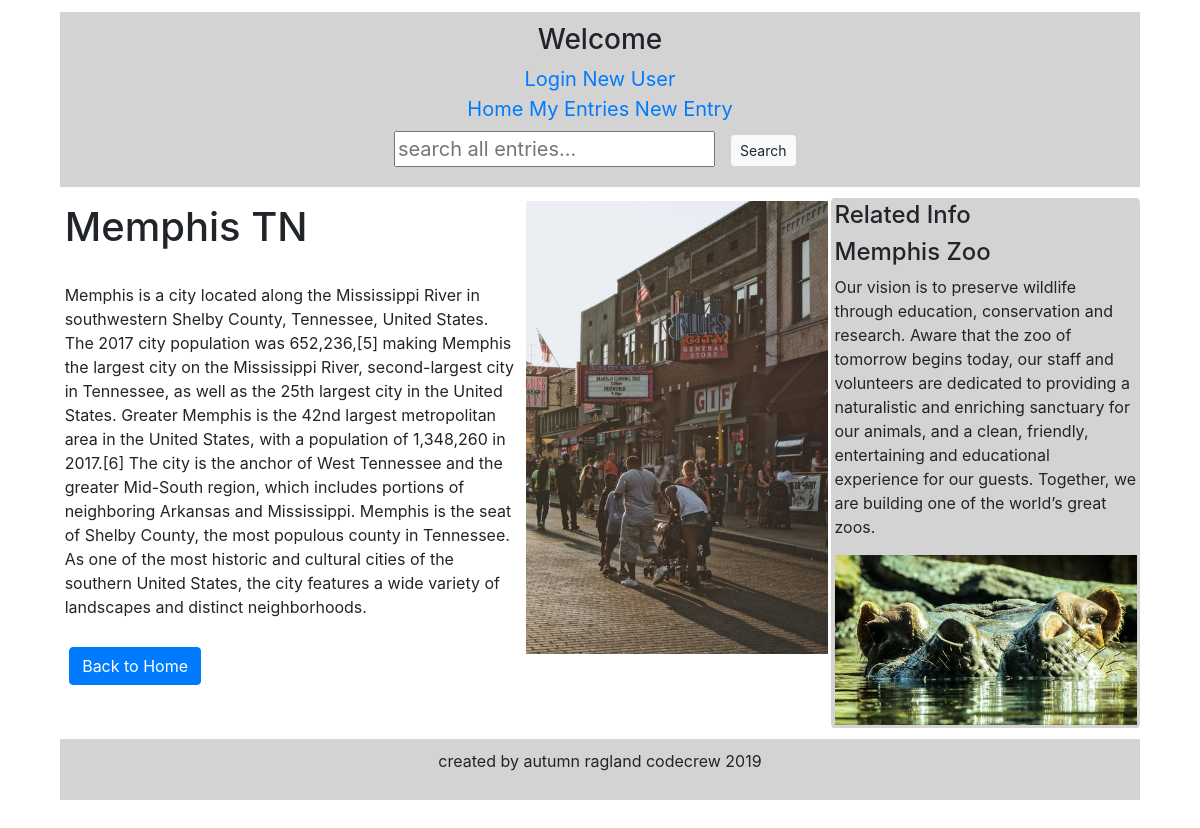
The app's page /view_entry/26/ with its own data.
### wiki_app/models.py (models this page shows, shortened)
class EnrtyModel(models.Model):
    title = models.CharField(max_length=500, default='')
    text = models.TextField(default='')
    create_date = models.DateTimeField(null=True, auto_now_add=True)
    update_date = models.DateTimeField(auto_now=True, null=True)
    image = models.ImageField(upload_to='images', null=True, blank=True)
    user_model_fk = models.ForeignKey(UserModel, on_delete=models.CASCADE, null=True, blank=True)

class RelatedItemModel(models.Model):
    title = models.CharField(max_length=500, default='')
    text = models.TextField(default='')
    create_date = models.DateTimeField(null=True, auto_now_add=True)
    update_date = models.DateTimeField(auto_now=True, null=True)
    image = models.ImageField(upload_to='images', null=True, blank=True)
    entry_model_fk = models.ForeignKey(EnrtyModel, on_delete=models.CASCADE, null=True, blank=True)

### wiki_app/views.py (the view)
# urls.py: path('view_entry/<int:entry_id>/', views.view_entry, name='view_entry'),
def view_entry(request, entry_id):
    entry = EnrtyModel.objects.get(pk=entry_id)
    related_info = RelatedItemModel.objects.filter(entry_model_fk=entry)
    context = {
        'entry': entry,
        'related': related_info
    }
    return render(request, 'wiki_app/view_entry.html', context)

### wiki_app/templates/wiki_app/view_entry.html (shortened to what this page needs)
{% extends 'wiki_app/base.html' %}
{% block content %}
<div id="view_grid">
    <section class="view_body">
        <h1>{{ entry.title }}</h1>
        <br/>
        {{ entry.text }}
        <br/>
        <br/>
        <a href="{% url 'index' %}"><button type="button" class="btn btn-primary">Back to Home</button></a>
        <br/>
    </section>
    <section class="view_image">
        <img src="{{ entry.image.url }}"/>
    </section>
    {% if related %}
    <section class="view_aside">
        <h4>Related Info</h4>
        {% for eachItem in related %}
        <h4>{{ eachItem.title }}</h4>
        <p>{{ eachItem.text }}</p>
        <img class="related_image" src="{{ eachItem.image.url }}" alt="image">
        {% endfor %}
        <br>
    </section>
    {% else %}
    <section class="view_aside">
        <h4>Related Info</h4>
        <p>There is no related info</p>
    </section>
    {% endif %}
</div>
{% endblock %}

### wiki_app/static/wiki_app/css/base.css (style rules this page uses)
body { margin: 1% 5% 5% 5%; }
img { width: 100%; height: auto; }
#view_grid { display: grid; grid-template-columns: 3fr 2fr 2fr; }
.view_body { margin: 1%; grid-column: 1; }
.view_image { margin: 1%; grid-column: 2; }
.view_aside { background: lightgray; padding: 1%; border-radius: 1%; grid-column: 3; }
.related_image { width: 100%; }
button { margin: 1%; }

### records on screen
EnrtyModel: title "Memphis TN", text "Memphis is a city located along the Mississippi River in southwestern Shelby County, Tennessee, United States. The 2017 city population was 652,236,[5] making Memphis the largest city on the Mississippi River, second-largest city in Tennessee, as well as the 25th largest city in the United States. Greater Memphis is the 42nd largest metropolitan area in the United States, with a population of 1,348,260 in 2017.[6] The city is the anchor of West Tennessee and the greater Mid-South region, which includes portions of neighboring Arkansas and Mississippi. Memphis is the seat of Shelby County, the most populous county in Tennessee. As one of the most historic and cultural cities of the southern…", image (picture)
RelatedItemModel: title "Memphis Zoo", text "Our vision is to preserve wildlife through education, conservation and research. Aware that the zoo of tomorrow begins today, our staff and volunteers are dedicated to providing a naturalistic and enriching sanctuary for our animals, and a clean, friendly, entertaining and educational experience for our guests. Together, we are building one of the world’s great zoos.", image (picture)
